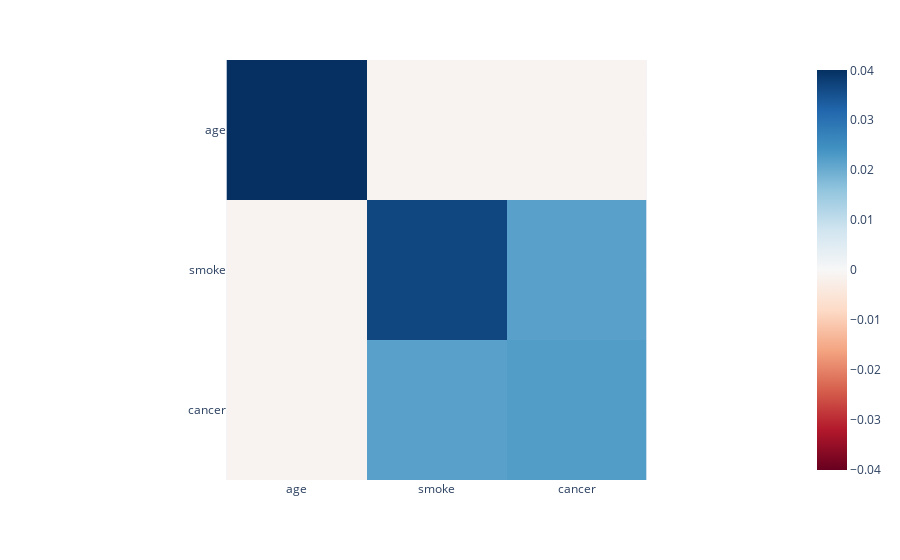

Notebook source saved alongside this figure:
### Code cell
px.imshow(cov, color_continuous_scale='RdBu', color_continuous_midpoint=0, x = ['age', 'smoke', 'cancer'], y = ['age', 'smoke', 'cancer'])

### Figure 1 — Plotly figure (JSON) as saved in the notebook; plotly's stock layout.template omitted (floating-point values rounded to 4 significant figures)
{"data": [{"coloraxis": "coloraxis", "hovertemplate": "x: %{x}<br>y: %{y}<br>color: %{z}<extra></extra>", "name": "0", "type": "heatmap", "x": ["age", "smoke", "cancer"], "xaxis": "x", "y": ["age", "smoke", "cancer"], "yaxis": "y", "z": [[0.04006, -0.0012, -0.001236], [-0.0012, 0.03671, 0.02177], [-0.001236, 0.02177, 0.02254]]}], "layout": {"coloraxis": {"cmid": 0, "colorscale": [[0, "rgb(103,0,31)"], [0.1, "rgb(178,24,43)"], [0.2, "rgb(214,96,77)"], [0.3, "rgb(244,165,130)"], [0.4, "rgb(253,219,199)"], [0.5, "rgb(247,247,247)"], [0.6, "rgb(209,229,240)"], [0.7, "rgb(146,197,222)"], [0.8, "rgb(67,147,195)"], [0.9, "rgb(33,102,172)"], [1, "rgb(5,48,97)"]]}, "margin": {"t": 60}, "xaxis": {"anchor": "y", "constrain": "domain", "domain": [0, 1], "scaleanchor": "y"}, "yaxis": {"anchor": "x", "autorange": "reversed", "constrain": "domain", "domain": [0, 1]}}}
